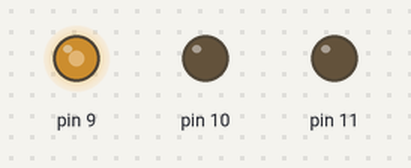
Simulated run of this sketch. Board: Arduino Uno, built with avr-gcc and run on an emulated ATmega328P. Shown: output pins drawn as LEDs (lit = HIGH). Random numbers use the default seed unless the sketch sets one.

Above: at 0.05 s.
At 10.06 s:
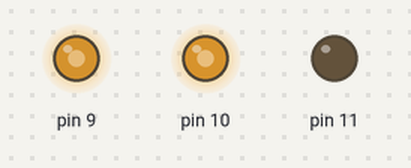
At 19.97 s:
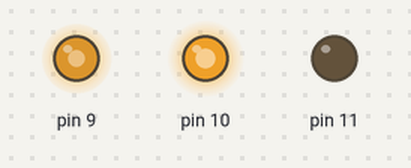
At 39.89 s:
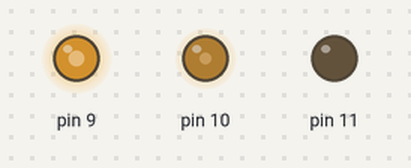
Timing chart, 0 to 40.0 s (numbered marks = the images above):
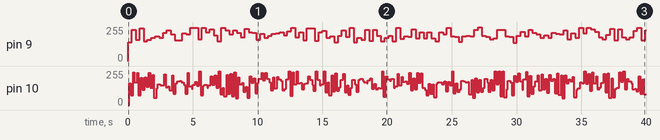

The sketch:

test_random_light.ino
```cpp
void setup() {
pinMode(9,OUTPUT);//红灯
pinMode(10,OUTPUT);//黄灯2
pinMode(11,OUTPUT);//黄灯2
}

void loop(){
  int a = random(0,120);
  int b = random(0,150);
  int c = random(0,150);
  int valueR = a+135;
  int valueY = b+115;
  int valueY2 = c+50;
  analogWrite(9,valueR);
  delay(100);
  analogWrite(10,valueY);
  delay(100);
  analogWrite(10,valueY2);
  delay(100);

  }
```

Measured:
- by itself, pin 9: 0/255 → 142/255 at 0.00 s, → 233/255 0.30 s later, → 159/255 0.30 s later, → 244/255 0.30 s later, … (133 changes in this stretch)
- by itself, pin 10: 0/255 → 164/255 at 0.10 s, → 73/255 0.10 s later, → 245/255 0.20 s later, → 172/255 0.10 s later, … (266 changes in this stretch)
